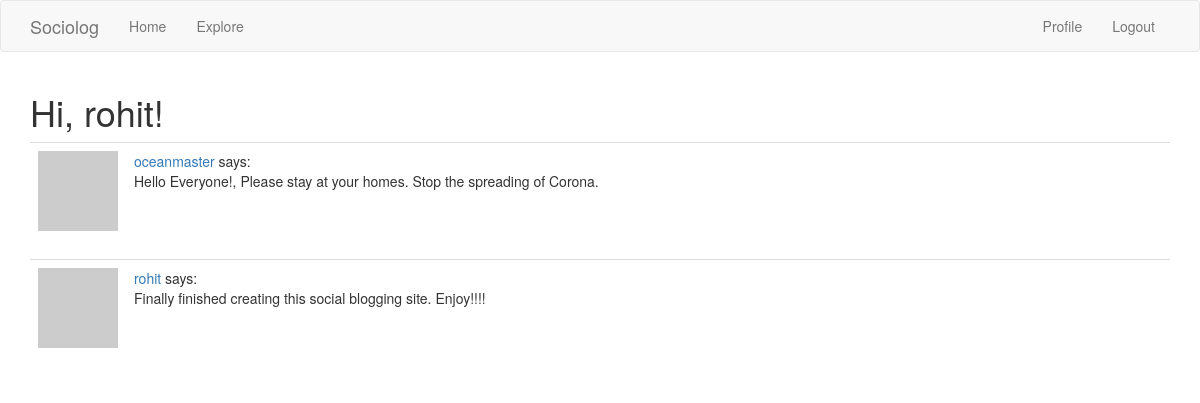
Page /explore (signed in) on the committed database.
### app/models.py (models this page shows, shortened)
class User(UserMixin, db.Model):
	id = db.Column(db.Integer, primary_key=True)
	username = db.Column(db.String(64), index=True, unique=True)
	email = db.Column(db.String(120), index=True, unique=True)
	password_hash = db.Column(db.String(128))
	posts = db.relationship('Post', backref='author', lazy='dynamic')
	about_me = db.Column(db.String(140))
	last_seen = db.Column(db.DateTime, default=datetime.utcnow)
	def avatar(self, size):
		digest = md5(self.email.lower().encode('utf-8')).hexdigest()
		return 'https://www.gravatar.com/avatar/{}?d=identicon&s={}'.format(
			digest, size)
	followed = db.relationship(
		'User', secondary=followers,
		primaryjoin=(followers.c.follower_id == id),
		secondaryjoin=(followers.c.followed_id == id),
		backref=db.backref('followers', lazy='dynamic'), lazy='dynamic')

class Post(db.Model):
	id = db.Column(db.Integer, primary_key=True)
	body = db.Column(db.String(140))
	timestamp = db.Column(db.DateTime, index=True, default=datetime.utcnow)
	user_id = db.Column(db.Integer, db.ForeignKey('user.id'))

### app/routes.py (the view)
@app.route('/explore')
@login_required
def explore():
	posts = Post.query.order_by(Post.timestamp.desc()).all()
	return render_template('index.html', title='Explore', posts=posts)

### app/models.py (called while the page is built)
@login.user_loader
def load_user(id):
	return User.query.get(int(id))

### app/routes.py (called while the page is built)
@app.before_request
def before_request():
	if current_user.is_authenticated:
		current_user.last_seen = datetime.utcnow()
		db.session.commit()

### app/templates/index.html (shortened to what this page needs)
{% extends "base.html" %}
{% import 'bootstrap/wtf.html' as wtf %}
{% block app_content %}
    <h1>Hi, {{ current_user.username }}!</h1>
    {% for post in posts %}
        {% include '_post.html' %}
    {% endfor %}
{% endblock %}

### app/templates/base.html (shortened to what this page needs)
{% extends 'bootstrap/base.html' %}
{% block navbar %}
    <nav class="navbar navbar-default">
        <div class="container">
            <div class="navbar-header">
                <a class="navbar-brand" href="{{ url_for('index') }}">Sociolog</a>
            </div>
            <div class="collapse navbar-collapse" id="bs-example-navbar-collapse-1">
                <ul class="nav navbar-nav">
                    <li><a href="{{ url_for('index') }}">Home</a></li>
                    <li><a href="{{ url_for('explore') }}">Explore</a></li>
                </ul>
                <ul class="nav navbar-nav navbar-right">
                    {% if current_user.is_anonymous %}
                    <li><a href="{{ url_for('login') }}">Login</a></li>
                    {% else %}
                    <li><a href="{{ url_for('user', username=current_user.username) }}">Profile</a></li>
                    <li><a href="{{ url_for('logout') }}">Logout</a></li>
                    {% endif %}
                </ul>
            </div>
        </div>
    </nav>
{% endblock %}
{% block content %}
    <div class="container">
        {% block app_content %}{% endblock %}
    </div>
{% endblock %}

### app/templates/_post.html
    <table class="table table-hover">
        <tr>
            <td width="70px">
                <a href="{{ url_for('user', username=post.author.username) }}">
                    <img src="{{ post.author.avatar(70) }}" />
                </a>
            </td>
            <td>
                <a href="{{ url_for('user', username=post.author.username) }}">
                    {{ post.author.username }}
                </a>
                says:
                <br>
                {{ post.body }}
            </td>
        </tr>
    </table>

### rows in the picture
User: username "rohit"
Post: author.username "oceanmaster", body "Hello Everyone!, Please stay at your homes. Stop the spreading of Corona."
Post: author.username "rohit", body "Finally finished creating this social blogging site. Enjoy!!!!"
